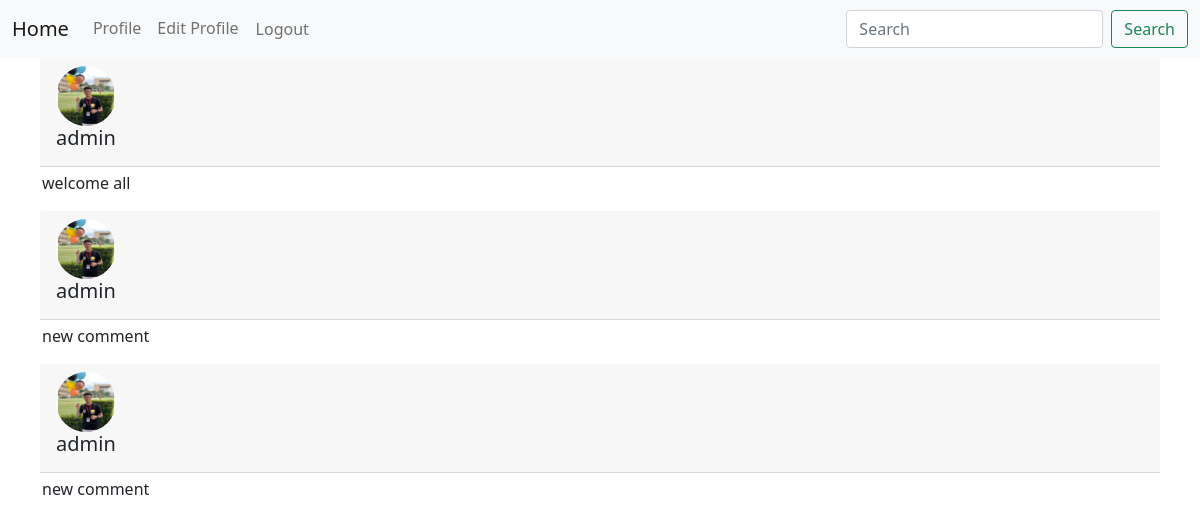
The page /comments/1 (signed in) on the database its author committed.
### main/models.py (models this page shows, shortened)
class Comment(models.Model):
    post = models.ForeignKey(Post, on_delete=models.CASCADE)
    author = models.ForeignKey(Profile, on_delete=models.CASCADE)
    content = models.TextField()
    created_at = models.DateTimeField(auto_now_add=True)
    updated_at = models.DateTimeField(auto_now=True)

class Profile(models.Model):
    country_choices = [
        ('Afghanistan', 'Afghanistan'),
        ('Albania', 'Albania'),
        ('Algeria', 'Algeria'),
        ('Andorra', 'Andorra'),
        ('Angola', 'Angola'),
        ('Antigua and Barbuda', 'Antigua and Barbuda'),
        ('Argentina', 'Argentina'),
        ('Armenia', 'Armenia'),
        ('Australia', 'Australia'),
        ('Austria', 'Austria'),
        ('Azerbaijan', 'Azerbaijan'),
        ('Bahamas', 'Bahamas'),
        ('Bahrain', 'Bahrain'),
        ('Bangladesh', 'Bangladesh'),
        ('Barbados', 'Barbados'),
        ('Belarus', 'Belarus'),
        ('Belgium', 'Belgium'),
        ('Belize', 'Belize'),
        ('Benin', 'Benin'),
        ('Bhutan', 'Bhutan'),
        ('Bolivia', 'Bolivia'),
        ('Bosnia and Herzegovina', 'Bosnia and Herzegovina'),
        ('Botswana', 'Botswana'),
        ('Brazil', 'Brazil'),
        ('Brunei', 'Brunei'),
        ('Bulgaria', 'Bulgaria'),
        ('Burkina Faso', 'Burkina Faso'),
        ('Burundi', 'Burundi'),
        ('Cabo Verde', 'Cabo Verde'),
        ('Cambodia', 'Cambodia'),
        ('Cameroon', 'Cameroon'),
        ('Canada', 'Canada'),
        ('Central African Republic', 'Central African Republic'),
        ('Chad', 'Chad'),
        ('Chile', 'Chile'),
        ('China', 'China'),
        ('Colombia', 'Colombia'),
        ('Comoros', 'Comoros'),
        ('Congo', 'Congo'),
        ('Costa Rica', 'Costa Rica'),
        ('Croatia', 'Croatia'),
        ('Cuba', 'Cuba'),
        ('Cyprus', 'Cyprus'),
        ('Czech Republic', 'Czech Republic'),
        ('Democratic Republic of the Congo', 'Democratic Republic of the Congo'),
        ('Denmark', 'Denmark'),
        ('Djibouti', 'Djibouti'),
        ('Dominica', 'Dominica'),
        ('Dominican Republic', 'Dominican Republic'),
        ('East Timor', 'East Timor'),
        ('Ecuador', 'Ecuador'),
        ('Egypt', 'Egypt'),
        ('El Salvador', 'El Salvador'),
        ('Equatorial Guinea', 'Equatorial Guinea'),
        ('Eritrea', 'Eritrea'),
        ('Estonia', 'Estonia'),
        ('Eswatini', 'Eswatini'),
        ('Ethiopia', 'Ethiopia'),
        ('Fiji', 'Fiji'),
        ('Finland', 'Finland'),
        ('France', 'France'),
        ('Gabon', 'Gabon'),
        ('Gambia', 'Gambia'),
        ('Georgia', 'Georgia'),
        ('Germany', 'Germany'),
        ('Ghana', 'Ghana'),
        ('Greece', 'Greece'),
        ('Grenada', 'Grenada'),
        ('Guatemala', 'Guatemala'),
        ('Guinea', 'Guinea'),
        ('Guinea-Bissau', 'Guinea-Bissau'),
        ('Guyana', 'Guyana'),
        ('Haiti', 'Haiti'),
        ('Honduras', 'Honduras'),
        ('Hungary', 'Hungary'),
        ('Iceland', 'Iceland'),
        ('India', 'India'),
        ('Indonesia', 'Indonesia'),
        ('Iran', 'Iran'),
        ('Iraq', 'Iraq'),
        ('Ireland', 'Ireland')
    ]
    user = models.OneToOneField(User, on_delete=models.CASCADE)
    photo = models.ImageField(upload_to='profile_photos', blank=True, default='profile_photos/default.jpg')
    bio = models.TextField(max_length=500, blank=True)
    country = models.CharField(max_length=50, blank=True, null=True,choices=country_choices)
    birth_date = models.DateField(null=True, blank=True)
    created_at = models.DateTimeField(auto_now_add=True)
    updated_at = models.DateTimeField(auto_now=True)

### main/views.py (the view)
# urls.py: path('comments/<int:post_id>', comments, name='comments'),
@login_required
def comments(request, post_id):
    comments = Comment.objects.filter(post=post_id)
    context = {'comments': comments, 'user': request.user}
    return render(request, 'main/comments.html', context)

### main/templates/main/comments.html (shortened to what this page needs)
{% extends "main/components/base.html" %}
{% block content %}
    <div class="container">
        {% for comment in comments %}
            <div class="row g-1">
                <div class="card-header">
                    <div class="rwo">
                        <div class="col">
                            <img src="{{comment.author.photo.url}}" alt="user photo" class="img-fluid rounded-circle" style="width: 60px; height: 60px;">
                            <h5>{{ comment.author.user.username }}</h5>
                        </div>
                    </div>
                </div>
                    <div class="card-text">
                        <p>{{ comment.content }}</p>
                    </div>
            </div>
        {% endfor %}
    </div>
{% endblock content %}

### rows shown on the page
Comment: author.photo (picture), author.user.username "admin", content "welcome all"
Comment: author.photo (picture), author.user.username "admin", content "new comment"
Comment: author.photo (picture), author.user.username "admin", content "new comment"
